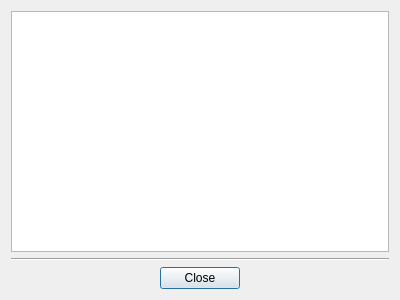
<?xml version="1.0" encoding="UTF-8"?>
<ui version="4.0">
 <class>laneAreaE2DetectorTableDialog</class>
 <widget class="QDialog" name="laneAreaE2DetectorTableDialog">
  <property name="geometry">
   <rect>
    <x>0</x>
    <y>0</y>
    <width>400</width>
    <height>300</height>
   </rect>
  </property>
  <property name="windowTitle">
   <string>Dialog</string>
  </property>
  <property name="modal">
   <bool>true</bool>
  </property>
  <layout class="QVBoxLayout" name="verticalLayout">
   <item>
    <widget class="QTableWidget" name="Table"/>
   </item>
   <item>
    <widget class="Line" name="HorizontalLine">
     <property name="orientation">
      <enum>Qt::Horizontal</enum>
     </property>
    </widget>
   </item>
   <item>
    <layout class="QHBoxLayout" name="LayoutButton">
     <item>
      <spacer name="horizontalSpacer1">
       <property name="orientation">
        <enum>Qt::Horizontal</enum>
       </property>
       <property name="sizeHint" stdset="0">
        <size>
         <width>40</width>
         <height>20</height>
        </size>
       </property>
      </spacer>
     </item>
     <item>
      <widget class="QPushButton" name="ButtonClose">
       <property name="text">
        <string>Close</string>
       </property>
       <property name="icon">
        <iconset resource="../../../../resources/eNetEditorResources.qrc">
         <normaloff>:/main/accept.ico</normaloff>:/main/accept.ico</iconset>
       </property>
      </widget>
     </item>
     <item>
      <spacer name="horizontalSpacer2">
       <property name="orientation">
        <enum>Qt::Horizontal</enum>
       </property>
       <property name="sizeHint" stdset="0">
        <size>
         <width>40</width>
         <height>20</height>
        </size>
       </property>
      </spacer>
     </item>
    </layout>
   </item>
  </layout>
 </widget>
 <resources>
  <include location="../../../../resources/eNetEditorResources.qrc"/>
 </resources>
 <connections/>
</ui>
